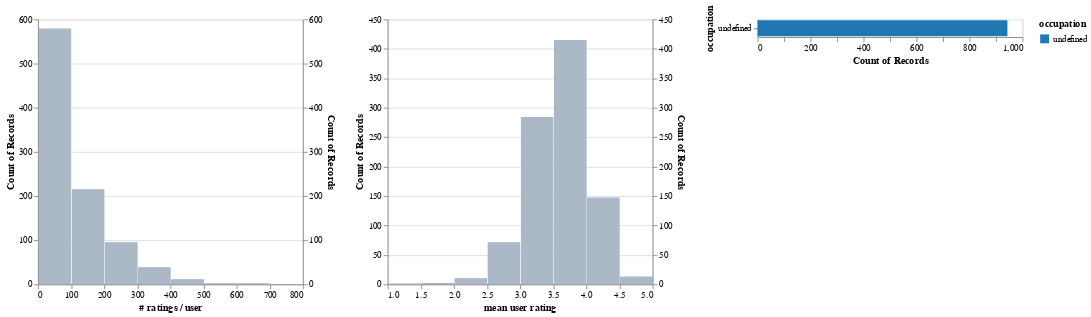

Notebook cell for this chart:
### Markdown cell above
#### Visualisasi Data

### Code cell
users_ratings = ratings.groupby('user_id', as_index=False).agg({'rating': ['count', 'mean']}).flatten_cols()
occupation_filter = alt.selection_multi(fields=["occupation"])
occupation_chart = alt.Chart().mark_bar().encode(
    x="count()",
    y=alt.Y("occupation:N"),
    color=alt.condition(
        occupation_filter,
        alt.Color("occupation:N", scale=alt.Scale(scheme='category20')),
        alt.value("lightgray")),
).add_selection(occupation_filter) # Move selection here
# ... (Rest of your code remains the same)
# Create a chart for the count, and one for the mean.
alt.hconcat(
    filtered_hist('rating count', '# ratings / user', occupation_filter),
    filtered_hist('rating mean', 'mean user rating', occupation_filter),
    occupation_chart,
    data=users_ratings) # users_ratings is now defined

### Figure 1 — Vega-Lite specification as saved in the notebook (floating-point values rounded to 4 significant figures; data arrays with more than 128 entries replaced by an {"elided": "..."} marker saying what was removed)
{"config": {"view": {"continuousWidth": 300, "continuousHeight": 300}}, "hconcat": [{"layer": [{"mark": {"type": "bar"}, "encoding": {"x": {"bin": {"maxbins": 10}, "field": "rating count", "title": "# ratings / user", "type": "quantitative"}, "y": {"aggregate": "count", "type": "quantitative"}}, "transform": [{"filter": {"param": "param_5"}}]}, {"mark": {"type": "bar"}, "encoding": {"color": {"value": "lightgray"}, "opacity": {"value": 0.7}, "x": {"bin": {"maxbins": 10}, "field": "rating count", "title": "# ratings / user", "type": "quantitative"}, "y": {"aggregate": "count", "type": "quantitative"}}}], "resolve": {"scale": {"y": "independent"}}, "width": 300}, {"layer": [{"mark": {"type": "bar"}, "encoding": {"x": {"bin": {"maxbins": 10}, "field": "rating mean", "title": "mean user rating", "type": "quantitative"}, "y": {"aggregate": "count", "type": "quantitative"}}, "transform": [{"filter": {"param": "param_5"}}]}, {"mark": {"type": "bar"}, "encoding": {"color": {"value": "lightgray"}, "opacity": {"value": 0.7}, "x": {"bin": {"maxbins": 10}, "field": "rating mean", "title": "mean user rating", "type": "quantitative"}, "y": {"aggregate": "count", "type": "quantitative"}}}], "resolve": {"scale": {"y": "independent"}}, "width": 300}, {"mark": {"type": "bar"}, "encoding": {"color": {"condition": {"param": "param_5", "field": "occupation", "scale": {"scheme": "category20"}, "type": "nominal"}, "value": "lightgray"}, "x": {"aggregate": "count", "type": "quantitative"}, "y": {"field": "occupation", "type": "nominal"}}, "name": "view_2"}], "data": {"name": "data-883bd2522f4cc0ca8bd9b41d877cdb45"}, "params": [{"name": "param_5", "select": {"type": "point", "fields": ["occupation"]}, "views": ["view_2"]}], "$schema": "https://vega.github.io/schema/vega-lite/v5.20.1.json", "datasets": {"data-883bd2522f4cc0ca8bd9b41d877cdb45": {"elided": "943 records"}}}
